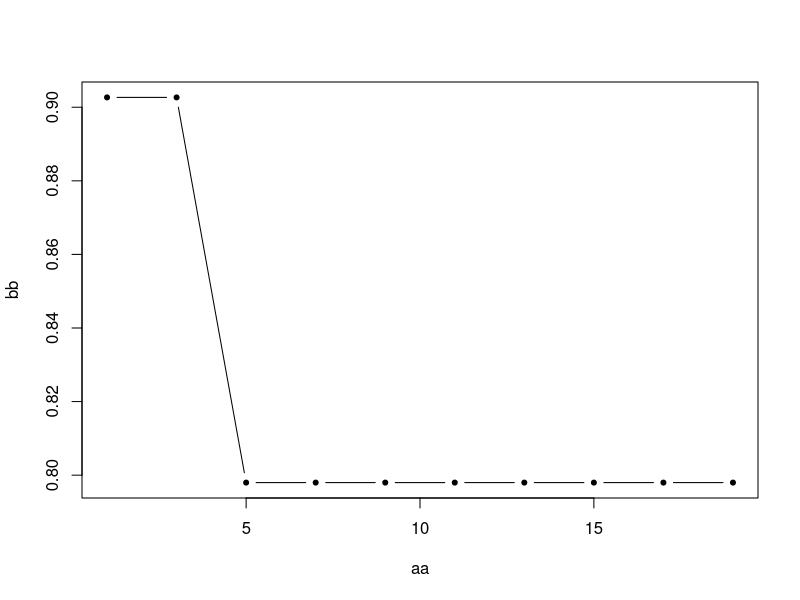

R code for this plot:
x=data.matrix(iris[-c(1:50),])
y=x[sample(100,replace=FALSE),]
train=y[1:80,]
test=y[81:100,]
knn<-function(x,y,k){
  test_label=c()
  #--------------------- function will take train data,test data & k and will give the accuracy-------------------------------------
  for (i in 1:dim(y)[1]) {
    z=matrix( rep(y[i,],dim(x)[1]),dim(x)[1],byrow=T )
    d_vec=sqrt(rowSums((x[,-dim(x)[2]]-z[,-dim(z)[2]])^2))	#distance calculated
    n_vec=order(d_vec)[1:k]	#row index of nearest k training data sets
    
    #-----------------------if k=1 then we will get a vector which needs to converted into matrix-------------------------------------
    if (k==1){
      compare_matrix=t(as.matrix(x[n_vec,]))
    }#END:if 
    
    else{
      compare_matrix= x[n_vec,]#the marix of k neareast training set data
    }#END:else
    #--------------------------------- got compare_matrix ----------------------------------------------------------------------------
    
    tbl=table(compare_matrix[,dim(x)[2]])#making table of the species/labels 
    sort_table=sort(tbl)#sorted table
    final_label=names(sort_table[dim(tbl)])#final label for test data
    test_label[i]=as.numeric(final_label)
  }#END:for
  original_label= y[,dim(y)[2]]
  accuracy= (sum(original_label == test_label)/dim(y)[1])
#------------------------------------confusion matrix-----------------------------------------------------
  confusion_matrix=as.matrix(table(original_label,test_label))
  TP=confusion_matrix[1,1]
  FN=confusion_matrix[1,2]
  FP=confusion_matrix[2,1]
  TN=confusion_matrix[2,2]
  MCC= ((TP*TN)-(FP*FN))/(sqrt((TP+FP)*(TP+FN)*(TN+FP)*(TN+FN)))
  return(MCC)
  #return(confusion_matrix)
}#END:function

aa=seq(1,19,by=2)
bb=c()
for(i in 1:length(aa)){
  bb[i]=knn(train,test,aa[i])
}

plot(aa,bb,type='b',pch=20)
